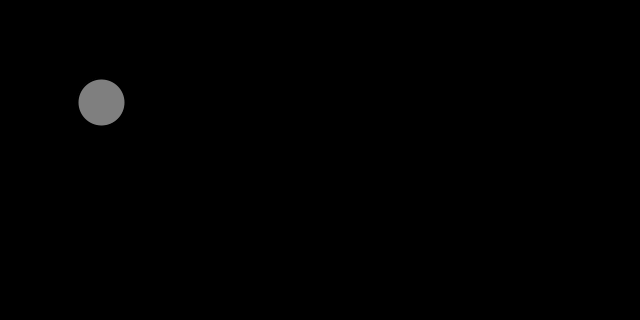
Frame 1 (no input)
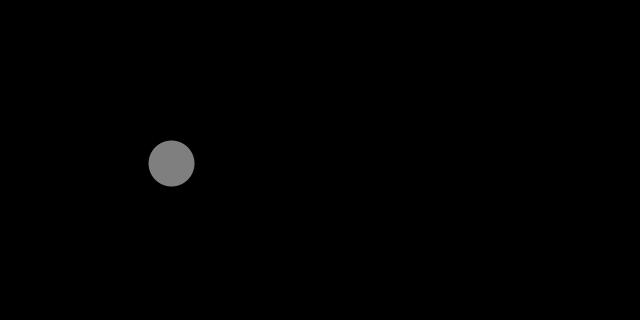
Frame 60 (the mouse pressed at the canvas centre just before this capture)
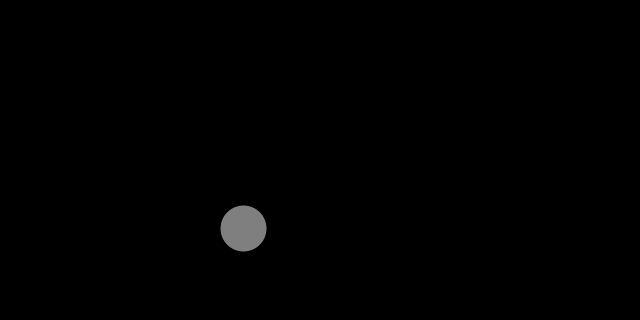
Frame 120 (the mouse held since frame 60 and released just before this capture)

The Processing sketch that drew these frames (run headless with seeded random() and noise(); from frame 60 on, the mouse is pressed at the canvas centre):

// Processing sketch: JumpingBall101
// ── JumpingBall101.pde
ball ball;
void setup()
{
  size(640, 320);
  ball = new ball();
}

void draw()
{
  background(0);
  
  ball.update();
  ball.render();
  
  
}
// ── Ball.pde
class ball
{
  PVector location;
  PVector velocity;
  PVector gravity;
  ball()
  {
    location = new PVector(100, 100);
    velocity = new PVector(1.2, 2.1);
    gravity = new PVector(0, .2);
 }
  
  void render()
  {
    stroke(0);
  strokeWeight(2);
  fill(127);
  ellipse(location.x,location.y,48,48);
  }
  
  void update()
  {
    location.add(velocity); // s = vt
    
    velocity.add(gravity); // v = 2gh
    
    if(location.x < 0 || location.x > width)
    {
      velocity.x *= -1;
    }
    
   if(location.y > height)
   {
    velocity.y *= -.95;
    location.y = height;
   }
    
  }
  
}
